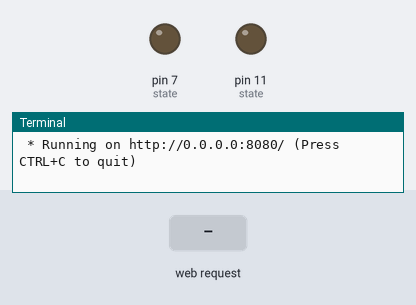
The program below on a simulated Raspberry Pi (header pin numbers). On the bench: output pins drawn as LEDs (lit = HIGH), the last lines printed to the terminal. The inputs (shaded band) are chosen by the test bench. The clock reads 2024-03-15 10:24:30 at power-on unless the program sets it.

Above: at 1.2 s.
1.3 s: HTTP request for /one received
At 2.0 s:
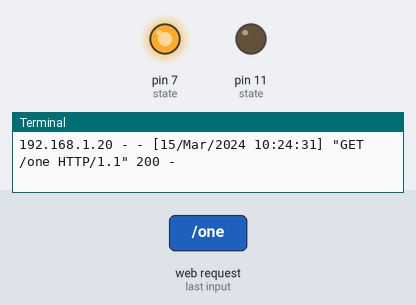
2.8 s: HTTP request for /two received
At 3.2 s:
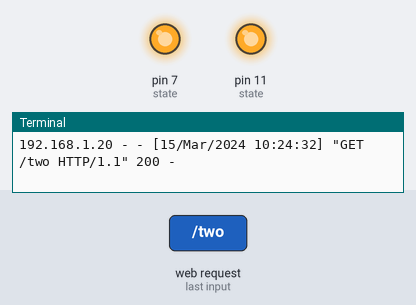
5.8 s: HTTP request for /one received
At 6.6 s:
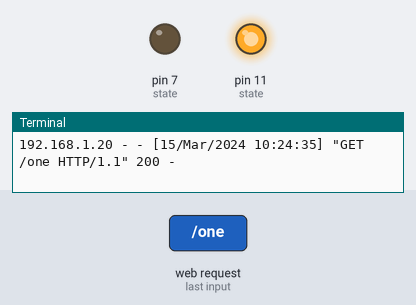
Timing chart, 0 to 8.3 s (numbered marks = the images above; inputs shaded):
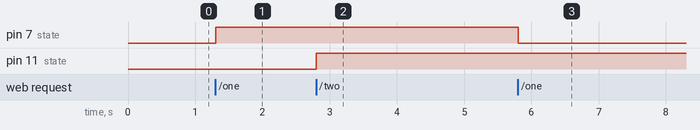

Measured:
- after the input at 1.3 s, pin 7 (state): LOW → HIGH at once
- after the input at 2.8 s, pin 11 (state): LOW → HIGH at once
- after the input at 5.8 s, pin 7 (state): HIGH → LOW at once

The program:

web.py
```python
#!/usr/bin/env python2

from bottle import route, run, static_file
import RPi.GPIO as GPIO

GPIO.setmode(GPIO.BOARD)
GPIO.setup(7, GPIO.IN)
GPIO.setup(11, GPIO.IN)


@route('/')
def home():
    return static_file('index.html', root='./')


@route('/one')
def led_one():
    state = GPIO.input(7)
    GPIO.setup(7, GPIO.OUT)

    if state == True:
        GPIO.output(7, False)
    else:
        GPIO.output(7, True)


@route('/two')
def led_two():
    state = GPIO.input(11)
    GPIO.setup(11, GPIO.OUT)

    if state == True:
        GPIO.output(11, False)
    else:
        GPIO.output(11, True)


run(host='0.0.0.0', port=8080)
```
